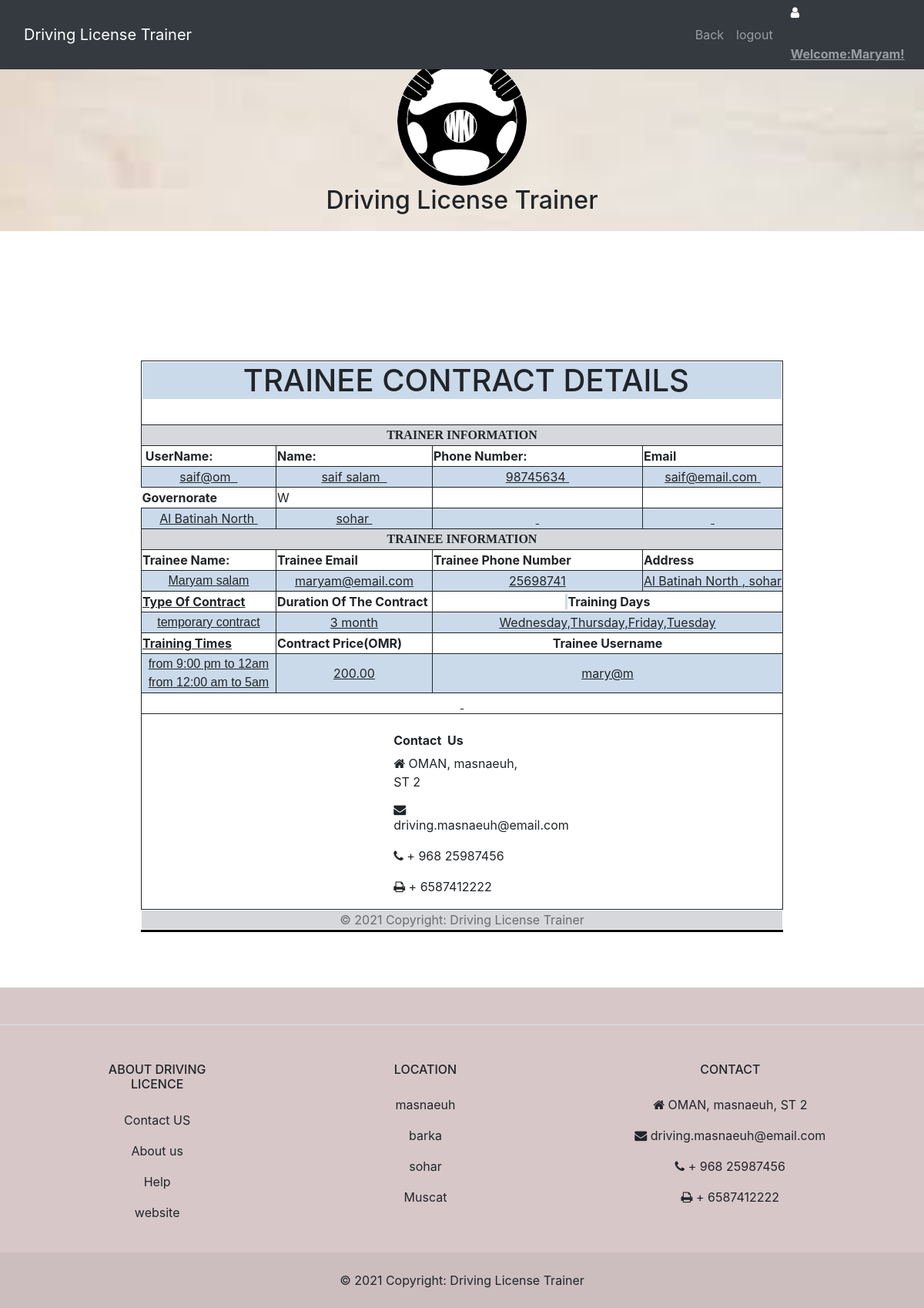
Screenshot of /Moreinfo_trainer.php (signed in) with the database file from the repository.
### tables this page shows
CREATE TABLE IF NOT EXISTS `tbltrainee` (
  `trainee_id` int(8) NOT NULL AUTO_INCREMENT,
  `trainee_fname` varchar(20) NOT NULL,
  `trainee_lname` varchar(20) NOT NULL,
  `trainee_email` varchar(50) NOT NULL,
  `trainee_phone` int(8) NOT NULL,
  `gnamee` varchar(50) NOT NULL,
  `wnamee` varchar(20) NOT NULL,
  `trainee_uname` varchar(20) NOT NULL,
  `trainee_gender` varchar(10) NOT NULL,
  `trainee_brithdate` date NOT NULL,
  `seqe` varchar(200) NOT NULL,
  `anse` varchar(20) NOT NULL,
  `trainee_passw` varchar(8) NOT NULL,
  `trainee_repassw` varchar(8) NOT NULL,
  PRIMARY KEY (`trainee_id`)
);

CREATE TABLE IF NOT EXISTS `tbldetailstrainng` (
  `deid` int(8) NOT NULL AUTO_INCREMENT,
  `Typ_contr` varchar(20) NOT NULL COMMENT 'Type_of_Contract',
  `Dur_contr` varchar(20) NOT NULL COMMENT 'Duration of the contract',
  `tra_days` varchar(200) NOT NULL COMMENT 'training days',
  `tra_time` varchar(200) NOT NULL COMMENT 'training times',
  `price` float(8,2) NOT NULL,
  `num_trainees` int(20) NOT NULL,
  `username` varchar(20) NOT NULL,
  PRIMARY KEY (`deid`)
);

CREATE TABLE IF NOT EXISTS `tbltrainer` (
  `trid` int(10) NOT NULL AUTO_INCREMENT,
  `fname` varchar(15) NOT NULL,
  `lname` varchar(15) NOT NULL,
  `email` varchar(50) NOT NULL,
  `phone` int(8) NOT NULL,
  `address` varchar(30) NOT NULL,
  `brithdate` date NOT NULL,
  `gender` varchar(10) NOT NULL,
  `licensing` blob NOT NULL,
  `IDcard` blob NOT NULL,
  `seq` varchar(100) NOT NULL,
  `answer` varchar(50) NOT NULL,
  `username` varchar(20) NOT NULL,
  `password` varchar(8) NOT NULL,
  `status` varchar(20) NOT NULL,
  `gname` varchar(30) NOT NULL,
  `wname` varchar(30) NOT NULL,
  PRIMARY KEY (`trid`)
);

### Moreinfo_trainer.php (the view, shortened to what this page needs)
<!DOCTYPE html PUBLIC "-//W3C//DTD XHTML 1.0 Transitional//EN" "http://www.w3.org/TR/xhtml1/DTD/xhtml1-transitional.dtd">
<html xmlns="http://www.w3.org/1999/xhtml">
<head>
<link rel="stylesheet" type="text/css"  href="BOOTSTRAPFILE/css/bootstrap.css">
    </head>
    <body  style="margin:0; padding:0; border:0;  background-color:white   ">
       <nav class="navbar navbar-expand-lg navbar-dark bg-dark fixed-top">
     <div class="container">
     <a class="navbar-brand" href="#">Driving License Trainer </a>
      <div class="collapse navbar-collapse" id="navbarResponsive">
         <ul class="navbar-nav ml-auto">
                              <li class="nav-item">
            <a class="nav-link" href="View_Your_Trainer.php">Back</a>
          </li>
          <li class="nav-item">
            <a class="nav-link" href="logout.php">logout </a>
          </li>
        </ul>
      </div>
    </div>     <span class="text-black-50">
      <div class="icon" style="color: #FFFFFF"><i class="fa  fa-user" style="width:30px; height:50px"></i>
             </span>
             <span>
        <span class="text-white-50"><strong><span class="auto-style3">
		   <span class="auto-style4">Welcome:<?php
	$usernam= $_SESSION['txtid1'];
	include ("connect.php");
	$qryname = "select * from  tbltrainee where trainee_uname='$usernam' ";
	$result = mysqli_query($con,$qryname);
	while($rows = mysqli_fetch_assoc($result))
	{ $namee=$rows['trainee_fname'];
}
	echo $namee. "!";
	?></span></span></strong>
  </nav>
 <header class="text-center" style="background-image:url('img/bg1.jpg'); background-repeat:no-repeat; background-size:cover; height: 300px;">
    &nbsp;<br /><br /><br />
	 <img class="img-fluid rounded-circle"  src="img/images.png" alt="" height="147" width="168">
	 <h2>Driving License Trainer</h2>
	 </header>
<br /><br />
<?php
	$usernam= $_SESSION['txtid1'];
	include ("connect.php");
	$qryname = "select * from  tbltrainee where trainee_uname='$usernam' ";
	$result = mysqli_query($con,$qryname);
	while($rows = mysqli_fetch_assoc($result))
	{ $trainee_fname=$rows['trainee_fname'];
	  $trainee_lname=$rows['trainee_lname'];
	  $trainee_email=$rows['trainee_email'];
	  $trainee_phone=$rows['trainee_phone'];
	}
		include("connect.php");
	$query1="select * from   tbldetailstrainng a,  tblselecttraineer b , tbltrainee c , tbltrainer d  where a.deid=b.deid and  b.trainee_username=c.trainee_uname  and  d.username=b.username and   c.trainee_uname='$usernam'   ";
      $result = mysqli_query($con,$query1);
      while($row = mysqli_fetch_assoc($result)) {
	$username=$row["username"];
	$fname= $row["fname"];
	$lname= $row["lname"];
	$email= $row["email"];
    $phone= $row["phone"];
	$gname= $row["gname"];
	$wname= $row["wname"];
	$Typ_contr= $row["Typ_contr"];
    $Dur_contr= $row["Dur_contr"];
	$tra_days= $row["tra_days"];
	$tra_time= $row["tra_time"];
	$price= $row["price"];
	}
?>
<br />
	   <br />
       <br />
<br /><br />
 <table align="center" bgcolor="FFFFFF" style="height: 425; width: 584;" class="auto-style12">
        <tr>
          <th colspan="4" scope="row" class="auto-style7">
          <h1 class="auto-style9">&nbsp;TRAINEE CONTRACT DETAILS</h1>
<br>
</th>
        </tr>
        <tr>
          <td scope="row" class="auto-style16" colspan="4" style="auto-style19">
             <strong>TRAINER INFORMATION</strong></td>
        </tr>
        <tr class="auto-style18" >
          <td bgcolor="FFFFFF" scope="row" style="width: 175px" class="auto-style17">
             <strong>&nbsp;UserName:</strong></td>
          <td bgcolor="FFFFFF" style="width: 203px" class="auto-style17">
            <strong>Name:</strong></td>
          <td style="width: 273px" class="auto-style17">
             <strong>Phone Number:</strong></td>
          <td bgcolor="FFFFFF" class="auto-style17">
            <strong>Email</strong></td>
        </tr>
        <tr>
          <td bgcolor="FFFFFF" scope="row" class="auto-style14" style="width: 175px">
             <?php echo $username;?> &nbsp;</td>
          <td bgcolor="FFFFFF" style="width: 203px" class="auto-style14">
            <?php echo $fname;?>  <?php echo $lname;?> &nbsp;</td>
          <td bgcolor="FFFFFF" class="auto-style14" style="width: 273px">
             <?php echo $phone;?>&nbsp;</td>
          <td bgcolor="FFFFFF" class="auto-style14">
            <?php echo $email;?>&nbsp;</td>
        </tr>
        <tr>
          <td bgcolor="FFFFFF" scope="row" style="width: 175px">
             <strong>G</strong><span><strong>overnorate</strong></td>
          <td bgcolor="FFFFFF" style="width: 203px" class="auto-style11">
            W</td>
          <td bgcolor="FFFFFF" class="auto-style11" style="width: 273px">
             &nbsp;</td>
          <td bgcolor="FFFFFF" class="auto-style17">
            &nbsp;</td>
        </tr>
        <tr>
          <td bgcolor="FFFFFF" scope="row" class="auto-style14" style="width: 175px">
             <?php echo $gname;?>&nbsp;</td>
          <td bgcolor="FFFFFF" style="width: 203px" class="auto-style14">
            <?php echo $wname;?>&nbsp;</td>
          <td bgcolor="FFFFFF" class="auto-style14" style="width: 273px">
             &nbsp;</td>
          <td bgcolor="FFFFFF" class="auto-style14">
            &nbsp;</td>
        </tr>
        <tr>
          <td scope="row" class="auto-style16" colspan="4">
             <strong>TRAINEE INFORMATION</strong></td>
		</tr>
        <tr>
          <td bgcolor="FFFFFF" scope="row" class="auto-style17" style="width: 175px">
             <strong><span class="auto-style6">Trainee Name:
          </span></strong>
          </td>
          <td bgcolor="FFFFFF" style="width: 203px" class="auto-style11">
            <strong><span class="auto-style6">Trainee Email</span></strong></td>
          <td bgcolor="FFFFFF" class="auto-style11" style="width: 273px">
             <strong><span class="auto-style6">Trainee Phone Number</span></strong></td>
          <td bgcolor="FFFFFF" class="auto-style17">
            <strong><span class="auto-style6">Address</span></strong></td>
        </tr>
        <tr>
          <td scope="row" class="auto-style14" style="width: 175px">
			<?php echo "<font face='Arial, Helvetica, sans-serif' size='3'>".$trainee_fname;?>  <?php echo "<font face='Arial, Helvetica, sans-serif' size='3'>".$trainee_lname;?></td>
          <td scope="row" class="auto-style14">  <?php echo $trainee_email;?>             </td>
          <td style="width: 273px" class="auto-style14">   <?php echo $trainee_phone;?>         </td>
          <td class="auto-style14"><?php echo $gname;?> ,  <?php echo $wname;?>           </td>
        </tr>
          <tr>
          <td bgcolor="FFFFFF" scope="row" class="auto-style10" style="width: 175px">
             <strong>Type Of Contract </strong>
          </td>
          <td bgcolor="FFFFFF" style="width: 203px" class="auto-style11">
            <span class="auto-style6"><strong>Duration Of The Contract </strong></span></td>
          <td bgcolor="FFFFFF" class="auto-style13" colspan="2">
             <strong class="auto-style8">&nbsp;</strong><strong>Training Days</strong></td>
		  </tr>
		  <tr>
          <td scope="row" class="auto-style14" style="width: 175px"><?php
			echo "<font face='Arial, Helvetica, sans-serif' size='3'>".$Typ_contr;
		 ?></td>
          <td scope="row" class="auto-style14">                <?php
			echo $Dur_contr;
		?>
</td>
          <td class="auto-style14" colspan="2">   <?php
			echo $tra_days;
		?>
         </td>
		  </tr>
		  <tr>
          <td bgcolor="FFFFFF" scope="row" class="auto-style10" style="width: 175px">
             <strong>Training Times </strong>
          </td>
          <td bgcolor="FFFFFF" style="width: 203px" class="auto-style11">
            <span class="auto-style6"><strong>Contract Price(OMR) </strong></span></td>
          <td bgcolor="FFFFFF" class="auto-style13" colspan="2">
             <strong>Trainee Username</strong></td>
		  </tr>
		  <tr>
          <td scope="row" class="auto-style14" style="width: 175px"><?php
			echo "<font face='Arial, Helvetica, sans-serif' size='3'>".$tra_time;
		 ?></td>
          <td scope="row" class="auto-style14">                <?php
			echo $price;
		?>
</td>
          <td class="auto-style14" colspan="2">   <?php
			echo $usernam;
		?>
         </td>
		  </tr>
        <tr>
          <td bgcolor="FFFFFF" scope="row" class="auto-style5" colspan="4">&nbsp;</td>
        </tr>
        <tr class="text-left">
          <td colspan="4" bgcolor="#FFFFFF" scope="row" style="height: 127px" class="auto-style17">&nbsp;
 <div class="col-md-4 col-lg-3 col-xl-3 mx-auto mb-md-0 mb-4">
          <h6 class="auto-style32">
            <span class="auto-style31"><strong>Contact</strong></span><strong>&nbsp;
			Us</strong></h6>
          <p class="auto-style34"><i class="fa fa-home me-3"></i> OMAN, masnaeuh, ST 2</p>
          <p class="auto-style34"><i class="fa fa-envelope me-3"></i>driving.masnaeuh@email.com
          </p>
          <p class="auto-style34"><i class="fa fa-phone me-3"></i> + 968 25987456</p>
          <p class="auto-style34"><i class="fa fa-print me-3"></i> + 6587412222</p>
        </div>
</td>
 </tr>
        <tr>
          <td colspan="4" bgcolor="#FFFFFF" scope="row" style="height: 27px" class="auto-style18">
             <span>
        <span class="text-black-50">
  <div class="auto-style15">
    © 2021 Copyright:
    <a class="text-reset fw-bold" href="https://mdbootstrap.com/">Driving License Trainer</a>
  </div>
    </span>
</td>
 </tr>
        </table>
  <br />
    <br />
  <br />
<link href="https://cdnjs.cloudflare.com/ajax/libs/font-awesome/4.7.0/css/font-awesome.min.css" rel="stylesheet">
<footer class="auto-style2">
  <section
    class="d-flex justify-content-center justify-content-lg-between p-4 border-bottom bg-dinager"
       >
  </section>
  <section class="">
    <div class="container text-center text-md-start mt-5">
      <div class="row mt-3">
               <div class="col-md-2 col-lg-2 col-xl-2 mx-auto mb-4">
          <h6 class="text-uppercase fw-bold mb-4">
            About Driving Licence
          </h6>
          <p>
            <a href="#!" class="text-reset">Contact US </a>
          </p>
          <p>
            <a href="#!" class="text-reset">About us</a>
          </p>
          <p>
            <a href="#!" class="text-reset">Help</a>
          </p>
          <p>
            <a href="#!" class="text-reset">website</a>
          </p>
        </div>
        <div class="col-md-3 col-lg-2 col-xl-2 mx-auto mb-4">
          <h6 class="text-uppercase fw-bold mb-4">
            Location
          </h6>
          <p>
            <a href="#!" class="text-reset">masnaeuh</a>
          </p>
          <p>
            <a href="#!" class="text-reset">barka</a>
          </p>
          <p>
            <a href="#!" class="text-reset">sohar</a>
          </p>
          <p>
            <a href="#!" class="text-reset">Muscat</a>
          </p>
        </div>
        <div class="col-md-4 col-lg-3 col-xl-3 mx-auto mb-md-0 mb-4">
          <h6 class="text-uppercase fw-bold mb-4">
            Contact
          </h6>
          <p><i class="fa fa-home me-3"></i> OMAN, masnaeuh, ST 2</p>
          <p>
            <i class="fa fa-envelope me-3"></i>
            driving.masnaeuh@email.com
          </p>
          <p><i class="fa fa-phone me-3"></i> + 968 25987456</p>
          <p><i class="fa fa-print me-3"></i> + 6587412222</p>
        </div>
      </div>
    </div>
  </section>
  <div class="text-center p-4" style="background-color: rgba(0, 0, 0, 0.05);">
    © 2021 Copyright:
    <a class="text-reset fw-bold" href="https://mdbootstrap.com/">Driving License Trainer</a>
  </div>
</footer>
</body>
</html>

### Moreinfo_trainer.php (style rules this page uses)
.auto-style2 { background-color: #D7C7C9; }
.auto-style3 { text-decoration: underline; }
.auto-style4 { font-size: medium; }
.auto-style5 { border-style: solid; border-width: 1px; text-decoration: underline; text-align: center; }
.auto-style6 { font-size: medium; text-align: center; }
.auto-style7 { border: 1px solid #212529; font-size: medium; text-align: left; }
.auto-style8 { background-color: #CBDAEA; }
.auto-style9 { text-align: center; background-color: #CBDAEA; }
.auto-style10 { border-style: solid; border-width: 1px; text-decoration: underline; }
.auto-style11 { border-style: solid; border-width: 1px; font-size: medium; }
.auto-style12 { border-left: 0px solid #000000; border-right: 0px solid #000000; border-top: 0px solid #000000; border-bottom: 3px solid #000000; }
.auto-style13 { border-style: solid; border-width: 1px; font-size: medium; text-align: center; }
.auto-style14 { border-style: solid; border-width: 1px; text-decoration: underline; text-align: center; background-color: #CBDAEA; }
.auto-style15 { background-color: #d6d8db; text-align: center; }
.auto-style16 { border-style: solid; border-width: 1px; background-color: #d6d8db; text-align: center; font-family: "Felix Titling"; }
.auto-style17 { border-style: solid; border-width: 1px; }
.auto-style18 { border-left-color: #000000; border-left-width: 3px; border-right-color: #000000; border-right-width: 3px; border-top-style: solid; border-top-width: 1px; }

### rows the page displays
tbltrainee: trainee_fname "Maryam", trainee_lname "salam", trainee_email "maryam@email.com", trainee_phone "25698741"
tbldetailstrainng: tbltrainer.username "saif@om", tbltrainer.fname "saif", tbltrainer.lname "salam", tbltrainer.phone "98745634", tbltrainer.email "saif@email.com", tbltrainer.gname "Al Batinah North", tbltrainer.wname "sohar", Typ_contr "temporary contract", Dur_contr "3 month", tra_days "Wednesday,Thursday,Friday,Tuesday", tra_time "from 9:00 pm to 12am from 12:00 am to 5am", price "200.00"

### other values shown
$usernam "mary@m"
